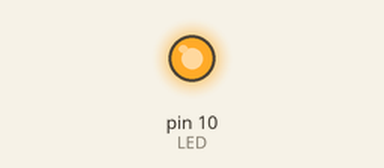
This sketch was run on a simulated Arduino Uno, built with avr-gcc and run on an emulated ATmega328P. On the bench: output pins drawn as LEDs (lit = HIGH).

Above: at 1.4 s.
At 4.3 s:
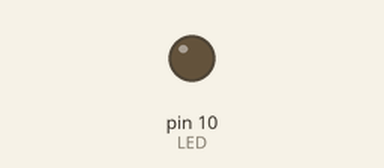
Timing chart, 0 to 7.5 s (numbered marks = the images above):
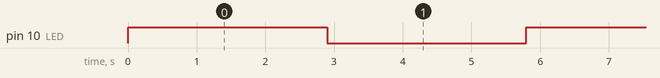

Measured:
- by itself, pin 10 (LED): alternates HIGH for 2.9 s and LOW for 2.9 s

The sketch:

lab4.ino
```cpp
/*
 * Встраиваемые системы
 * Шарангия Игорь 19-ЗКБс-ПР1
 * вариант 19
 * igor_korenovsk@mail.ru
 */

const int LED = 10;
const int variant = 19;

void setup() {
  pinMode(LED, OUTPUT);
}

void loop() {
  digitalWrite(LED, HIGH);
  delay(1000+variant*100);
  digitalWrite(LED, LOW);
  delay(1000+variant*100);
}
```
